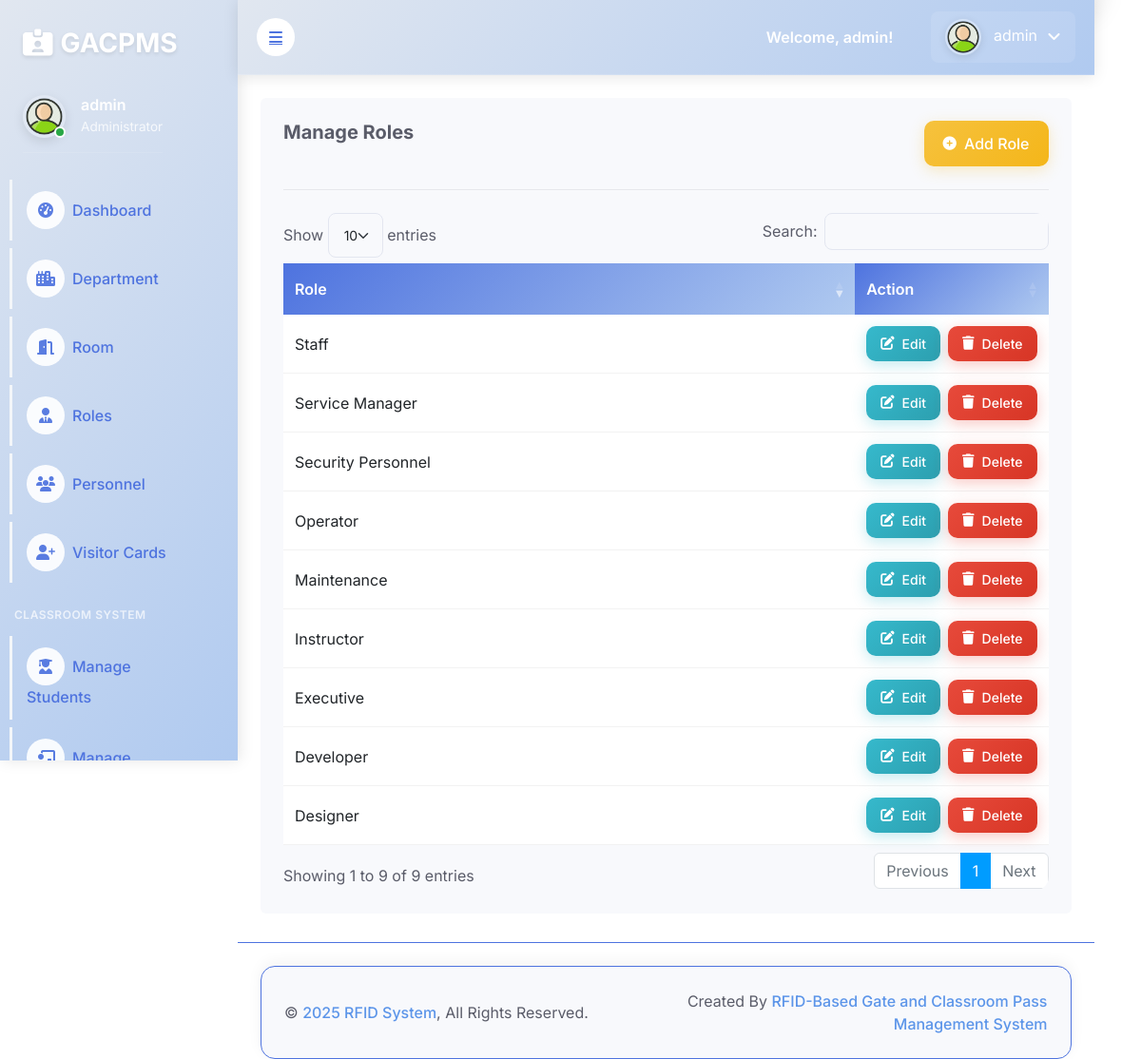
/admin/role.php, run on an earlier commit of the app's database.
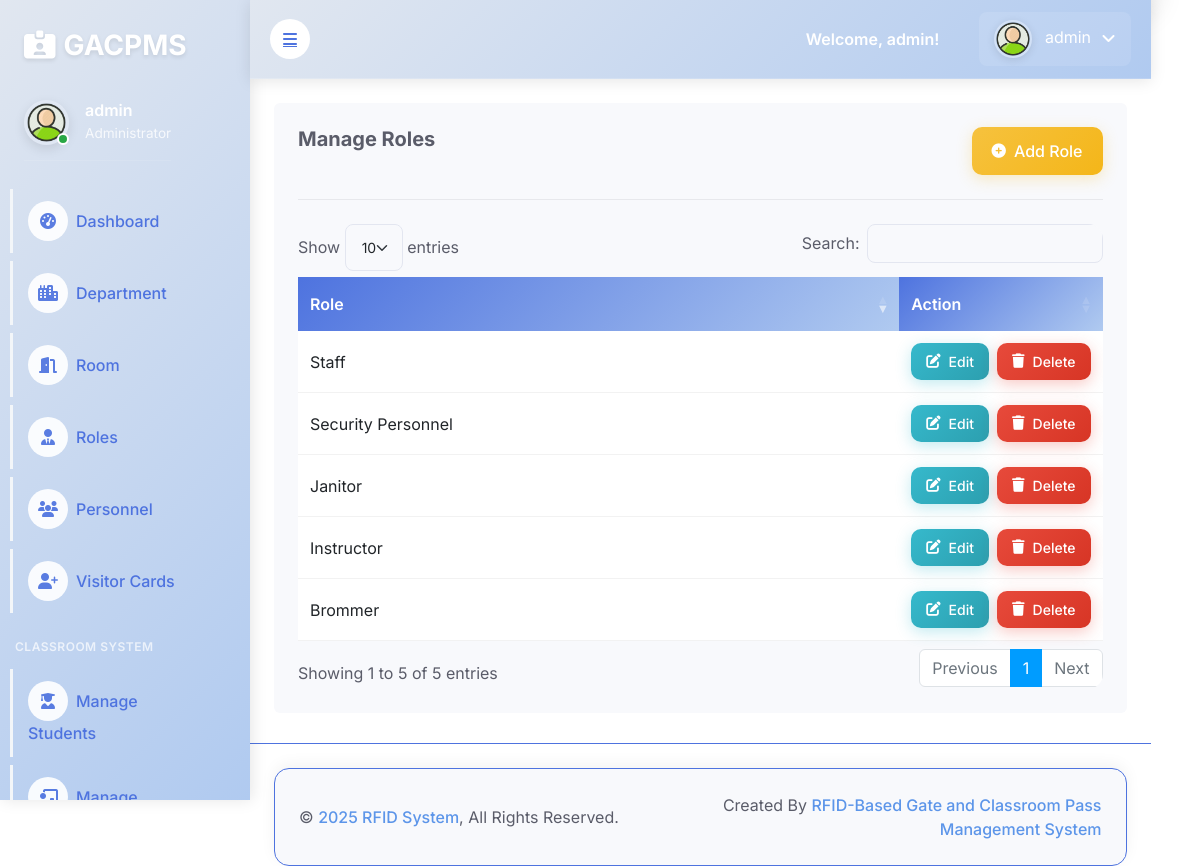
And on a later commit of the database.
### tables this page shows
CREATE TABLE `role` (
  `id` int(11) NOT NULL,
  `role` varchar(255) DEFAULT NULL
);

### admin/role.php (the view, shortened to what this page needs)
<!DOCTYPE html>
<html lang="en">
<?php include 'header.php'; ?>
<head>
    <link href="https://cdn.jsdelivr.net/npm/bootstrap@5.3.0/dist/css/bootstrap.min.css" rel="stylesheet">
    <link rel="stylesheet" href="https://cdnjs.cloudflare.com/ajax/libs/font-awesome/6.4.0/css/all.min.css">
    <link rel="stylesheet" href="https://cdn.datatables.net/1.13.6/css/dataTables.bootstrap5.min.css">
    <link rel="stylesheet" href="https://cdn.jsdelivr.net/npm/sweetalert2@11/dist/sweetalert2.min.css">
</head>
<body>
    <div class="container-fluid position-relative bg-white d-flex p-0">
        <?php include 'sidebar.php'; ?>
        <div class="content">
            <?php include 'navbar.php'; ?>
            <div class="container-fluid pt-4 px-4">
                <div class="col-sm-12 col-xl-12">
                    <div class="bg-light rounded h-100 p-4">
                        <div class="row">
                            <div class="col-9">
                                <h6 class="mb-4">Manage Roles</h6>
                            </div>
                            <div class="col-3 d-flex justify-content-end">
                                <button type="button" class="btn btn-add" data-bs-toggle="modal" data-bs-target="#roleModal">
                                    <i class="fas fa-plus-circle"></i> Add Role
                                </button>
                            </div>
                        </div>
                        <hr>
                        <div class="table-responsive">
                            <table class="table table-border" id="myDataTable">
                                <thead>
                                    <tr>
                                        <th scope="col">Role</th>
                                        <th scope="col">Action</th>
                                    </tr>
                                </thead>
                                <tbody>
                                    <?php $results = mysqli_query($db, "SELECT * FROM role"); ?>
                                    <?php while ($row = mysqli_fetch_array($results)) { ?>
                                    <tr class="table-<?php echo $row['id'];?>" data-role-id="<?php echo $row['id'];?>">
                                        <td><?php echo $row['role']; ?></td>
                                        <td width="14%">
                                            <div class="action-buttons">
                                                <button role="<?php echo $row['role'];?>"
                                                        data-id="<?php echo $row['id'];?>"
                                                        class="btn btn-sm btn-edit e_role_id">
                                                    <i class="fas fa-edit"></i> Edit
                                                </button>
                                                <button role="<?php echo $row['role'];?>"
                                                        data-id="<?php echo $row['id']; ?>"
                                                        class="btn btn-sm btn-delete d_role_id">
                                                    <i class="fas fa-trash"></i> Delete
                                                </button>
                                            </div>
                                        </td>
                                    </tr>
                                    <?php } ?>
                                </tbody>
                            </table>
                        </div>
                    </div>
                </div>
            </div>
            <?php include 'footer.php'; ?>
        </div>
         <a href="#" class="btn btn-lg btn-warning btn-lg-square back-to-top"><i class="bi bi-arrow-up"></i></a>
    </div>
</body>
</html>

What changed in the data, as far as the page shows it:
removed role: role "Executive"
removed role: role "Maintenance"
removed role: role "Developer"
removed role: role "Designer"
removed role: role "Service Manager"
removed role: role "Operator"
added role: role "Janitor"
added role: role "Brommer"
Also different on the page:
text written by a page script: "Show entries Search: Showing 1 to 9 of 9 entries Previous 1 Next" → "Show entries Search: Showing 1 to 5 of 5 entries Previous 1 Next"
